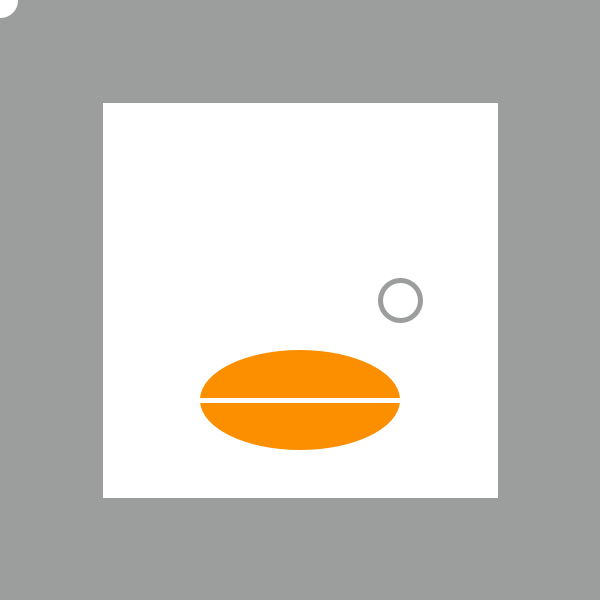
Frame 1 (no input)
Frame 60 (the mouse pressed at the canvas centre just before this capture): identical to frame 1, image omitted
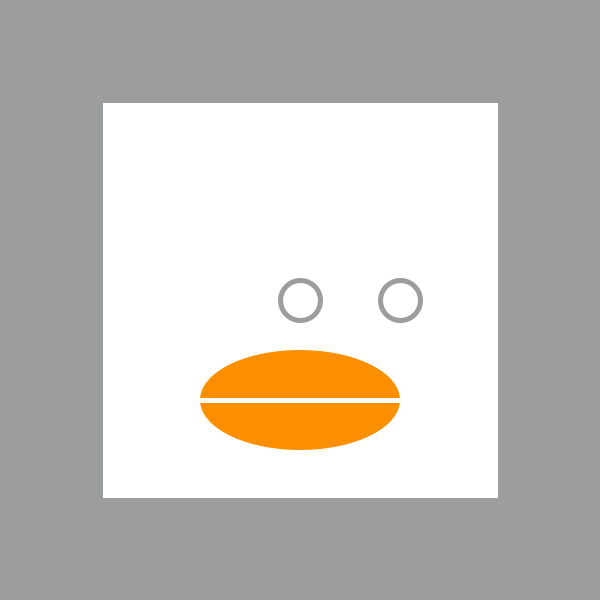
Frame 120 (the mouse held since frame 60 and released just before this capture)

The Processing sketch that drew these frames (run headless with seeded random() and noise(); from frame 60 on, the mouse is pressed at the canvas centre):

// Processing sketch: week03_______mouseX_mouseY
// ── week03_______mouseX_mouseY.pde
//第一個程式
void setup(){
  size(600,600);//大小
}

void draw(){
  background(#9C9D9D);//背景
  stroke(#9C9D9D);//筆觸色
  strokeWeight(5);//筆粗度
  
  fill(255);
  rect(100,100, 400,400);//畫方塊，在100，100的位置
                       //畫出 400，400的方塊 
  ellipse(mouseX,mouseY, 40,40);//畫圓  眼睛1
  ellipse(400,300, 40,40);//畫圓  眼睛2
 
 
 //嘴巴

  noStroke();
      fill(#FC8F00);
    ellipse(300,400,200,100);//圓形&橢圓形是以圓心為中點

      stroke(#FFFEFC);
      line(200,400, 400,400);//畫線
}
